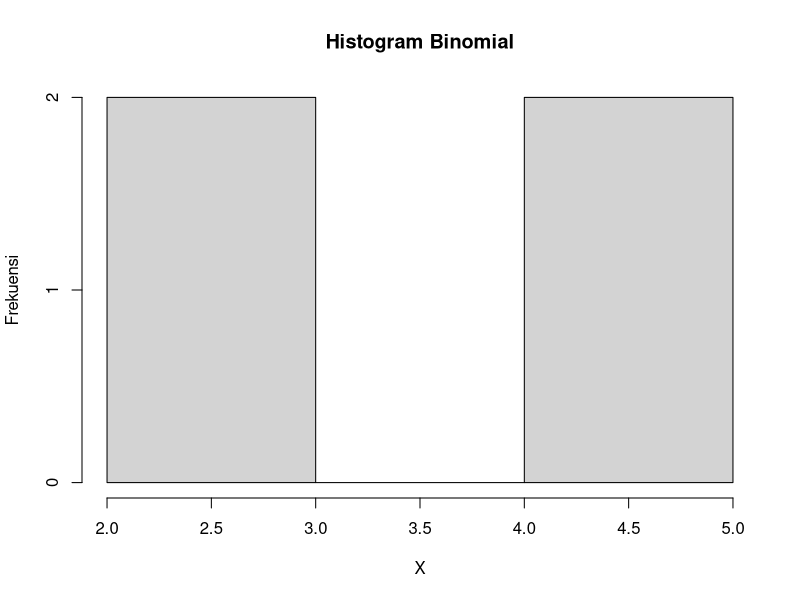

Source code (R):
#a
n = 20
x = 4
p = 0.2
dbinom(x, n, p)

#b
hist(rbinom(x, n, p), xlab = "X", ylab = "Frekuensi", main = "Histogram Binomial")

#c
n = 20
p = 0.2
mean = n*p
varian = n*p*(1-p)
mean
varian